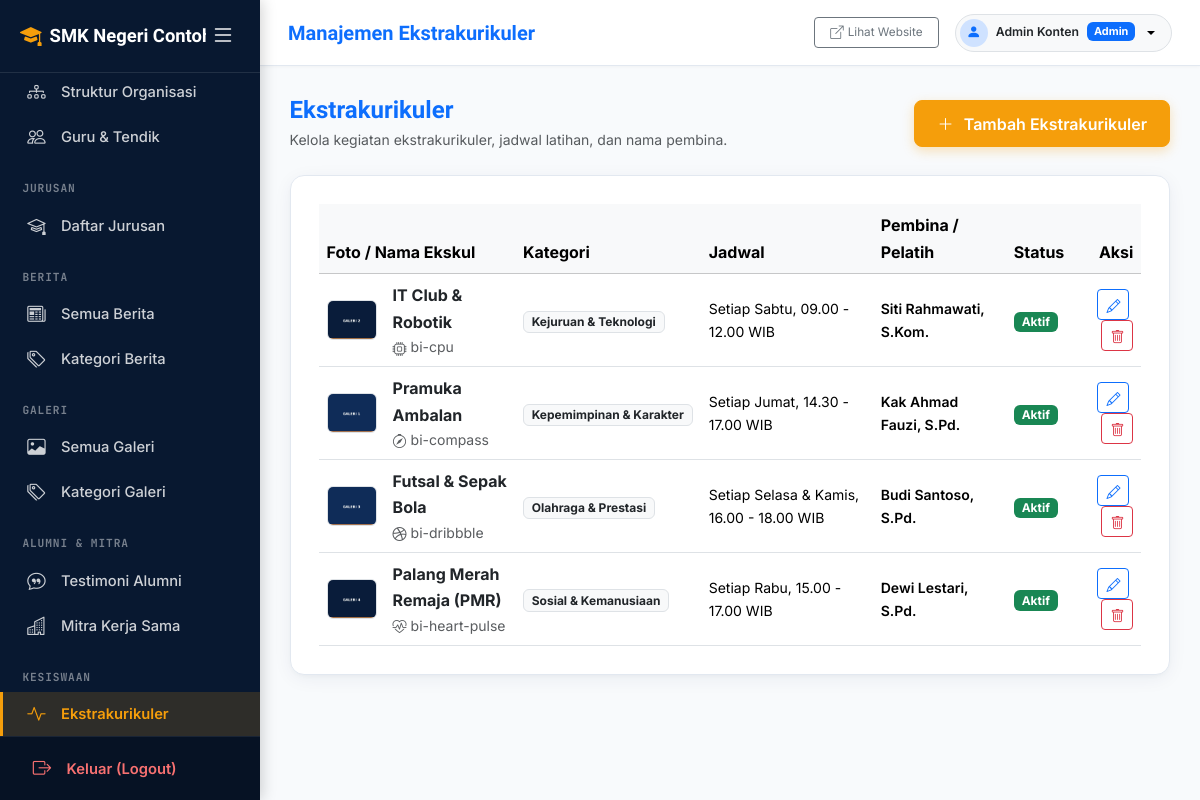
The page /admin/extracurriculars/index.php (signed in) on the database its author committed.
### tables this page shows
CREATE TABLE school_profile (
  id INT UNSIGNED AUTO_INCREMENT PRIMARY KEY,
  school_name VARCHAR(150) NOT NULL,
  npsn VARCHAR(20) DEFAULT NULL,
  address VARCHAR(255) DEFAULT NULL,
  phone VARCHAR(50) DEFAULT NULL,
  email VARCHAR(150) DEFAULT NULL,
  website VARCHAR(150) DEFAULT NULL,
  description TEXT,
  logo VARCHAR(255) DEFAULT NULL,
  favicon VARCHAR(255) DEFAULT NULL,
  theme_color_primary VARCHAR(20) DEFAULT '#0F2C59',
  theme_color_secondary VARCHAR(20) DEFAULT '#2563EB',
  theme_color_accent VARCHAR(20) DEFAULT '#F59E0B',
  theme_preset VARCHAR(50) DEFAULT 'navy_classic',
  map_url VARCHAR(255) DEFAULT NULL,
  accreditation VARCHAR(10) DEFAULT NULL,
  founded_year VARCHAR(10) DEFAULT NULL,
  running_text TEXT DEFAULT NULL,
  is_running_text_active TINYINT(1) DEFAULT 1,
  video_profile_url VARCHAR(255) DEFAULT 'https://www.youtube.com/watch?v=7vhYf5p_yhs',
  video_title VARCHAR(200) DEFAULT 'Video Profil & Fasilitas Sekolah',
  video_description TEXT DEFAULT NULL,
  video_features TEXT DEFAULT NULL,
  whatsapp_ppdb VARCHAR(50) DEFAULT '6281234567890',
  whatsapp_bkk VARCHAR(50) DEFAULT '6281234567891',
  whatsapp_tu VARCHAR(50) DEFAULT '6281234567892',
  created_at DATETIME DEFAULT CURRENT_TIMESTAMP,
  updated_at DATETIME DEFAULT CURRENT_TIMESTAMP ON UPDATE CURRENT_TIMESTAMP
);

CREATE TABLE extracurriculars (
  id INT UNSIGNED AUTO_INCREMENT PRIMARY KEY,
  name VARCHAR(150) NOT NULL,
  slug VARCHAR(180) NOT NULL UNIQUE,
  category VARCHAR(100) NOT NULL DEFAULT 'Olahraga',
  icon VARCHAR(100) DEFAULT 'bi-trophy',
  image VARCHAR(255) DEFAULT NULL,
  schedule VARCHAR(150) DEFAULT NULL,
  coach_name VARCHAR(100) DEFAULT NULL,
  description TEXT NOT NULL,
  status TINYINT(1) NOT NULL DEFAULT 1,
  created_at DATETIME DEFAULT CURRENT_TIMESTAMP,
  updated_at DATETIME DEFAULT CURRENT_TIMESTAMP ON UPDATE CURRENT_TIMESTAMP
);

### config/database.php (called while the page is built)
<?php
class Database
{
    private static ?PDO $instance = null;
    private static string $host   = 'localhost';
    private static string $dbname = 'smk_school';
    private static string $user   = 'root';
    private static string $pass   = '';
    public static function getInstance(): PDO
    {
        if (self::$instance === null) {
            $dsn = 'mysql:host=' . self::$host . ';dbname=' . self::$dbname . ';charset=utf8mb4';
            try {
                self::$instance = new PDO($dsn, self::$user, self::$pass, [
                    PDO::ATTR_ERRMODE            => PDO::ERRMODE_EXCEPTION,
                    PDO::ATTR_DEFAULT_FETCH_MODE  => PDO::FETCH_ASSOC,
                    PDO::ATTR_EMULATE_PREPARES    => false,
                ]);
            } catch (PDOException $e) {
                error_log('Database connection failed: ' . $e->getMessage());
                die('Koneksi database gagal. Silakan cek konfigurasi di config/database.php.');
            }
        }
        return self::$instance;
    }
}
function getDB(): PDO
{
    return Database::getInstance();
}

### includes/functions.php (called while the page is built, shortened)
<?php
function e(?string $value): string
{
    return htmlspecialchars((string) ($value ?? ''), ENT_QUOTES | ENT_SUBSTITUTE, 'UTF-8');
}
function getSchoolProfile(): array
{
    static $profile = null;
    if ($profile === null) {
        $stmt = getDB()->query('SELECT * FROM school_profile ORDER BY id LIMIT 1');
        $profile = $stmt->fetch() ?: [];
    }
    return $profile;
}

### admin/extracurriculars/index.php (the view, shortened to what this page needs)
<?php
$db = getDB();
$items = $db->query("SELECT * FROM extracurriculars ORDER BY category ASC, name ASC")->fetchAll();
require __DIR__ . '/../includes/header.php';
require __DIR__ . '/../includes/sidebar.php';
require __DIR__ . '/../includes/topbar.php';
?>
<div class="d-flex justify-content-between align-items-center mb-4 flex-wrap gap-2">
  <div>
    <h1 class="h4 fw-bold text-primary mb-1">Ekstrakurikuler</h1>
    <p class="text-muted small mb-0">Kelola kegiatan ekstrakurikuler, jadwal latihan, dan nama pembina.</p>
  </div>
  <a href="form.php" class="btn btn-accent"><i class="bi bi-plus-lg me-1"></i>Tambah Ekstrakurikuler</a>
</div>
<div class="admin-card">
  <div class="table-responsive">
    <table class="table table-hover align-middle mb-0">
      <thead class="table-light">
        <tr>
          <th>Foto / Nama Ekskul</th>
          <th>Kategori</th>
          <th>Jadwal</th>
          <th>Pembina / Pelatih</th>
          <th>Status</th>
          <th class="text-end">Aksi</th>
        </tr>
      </thead>
      <tbody>
        <?php if ($items): ?>
          <?php foreach ($items as $item): ?>
            <tr>
              <td>
                <div class="d-flex align-items-center gap-3">
                  <?php if (!empty($item['image'])): ?>
                    <img src="<?= e(BASE_URL . '/' . $item['image']) ?>" alt="" style="width: 50px; height: 40px; object-fit: cover;" class="rounded border">
                  <?php else: ?>
                    <div class="rounded border bg-light text-center" style="width: 50px; height: 40px; line-height: 40px;"><i class="bi bi-activity text-muted"></i></div>
                  <?php endif; ?>
                  <div>
                    <div class="fw-bold text-dark"><?= e($item['name']) ?></div>
                    <div class="text-muted small"><i class="bi <?= e($item['icon']) ?> me-1"></i><?= e($item['icon']) ?></div>
                  </div>
                </div>
              </td>
              <td><span class="badge bg-light text-dark border"><?= e($item['category']) ?></span></td>
              <td class="small"><?= e($item['schedule'] ?: '-') ?></td>
              <td class="small fw-semibold"><?= e($item['coach_name'] ?: '-') ?></td>
              <td>
                <?php if ($item['status']): ?>
                  <span class="badge bg-success">Aktif</span>
                <?php else: ?>
                  <span class="badge bg-secondary">Nonaktif</span>
                <?php endif; ?>
              </td>
              <td class="text-end">
                <a href="form.php?id=<?= $item['id'] ?>" class="btn btn-sm btn-outline-primary me-1"><i class="bi bi-pencil"></i></a>
                <form action="delete.php" method="post" class="d-inline" data-confirm-delete="Yakin ingin menghapus ekskul <?= e($item['name']) ?>?">
                  <button type="submit" class="btn btn-sm btn-outline-danger"><i class="bi bi-trash"></i></button>
                </form>
              </td>
            </tr>
          <?php endforeach; ?>
        <?php else: ?>
          <tr><td colspan="6" class="text-center py-4 text-muted">Belum ada data ekstrakurikuler.</td></tr>
        <?php endif; ?>
      </tbody>
    </table>
  </div>
</div>
<?php require __DIR__ . '/../includes/footer.php'; ?>

### admin/includes/sidebar.php (shortened to what this page needs)
<?php
$currentScript = $_SERVER['SCRIPT_NAME'] ?? '';
$sidebarProfile = getSchoolProfile();
$adminBrandTitle = !empty($sidebarProfile['school_name']) ? $sidebarProfile['school_name'] : 'Admin Panel';
function navIsActive(string $needle, string $currentScript): bool
{
    return str_contains($currentScript, '/admin/' . $needle);
}
?>
<aside class="admin-sidebar" id="adminSidebar">
  <div class="sidebar-brand d-flex align-items-center justify-content-between">
    <div class="sidebar-brand-left d-flex align-items-center gap-2 overflow-hidden" title="<?= e($adminBrandTitle) ?>">
      <i class="bi bi-mortarboard-fill flex-shrink-0" style="color: var(--color-accent); font-size:1.35rem;"></i>
      <span class="sidebar-brand-title text-nowrap fw-bold"><?= e($adminBrandTitle) ?></span>
    </div>
    <button type="button" class="btn btn-sm btn-link text-white-50 p-1 sidebar-toggle-btn shadow-none flex-shrink-0" id="sidebarToggleInsideBtn" title="Buka / Tutup Sidebar" aria-label="Toggle Sidebar">
      <i class="bi bi-list fs-4 text-white"></i>
    </button>
  </div>
  <div class="sidebar-nav-scroll flex-grow-1 overflow-y-auto overflow-x-hidden">
    <nav class="nav flex-column py-2">
      <a class="nav-link <?= navIsActive('organization', $currentScript) ? 'active' : '' ?>" href="<?= e(BASE_URL) ?>/admin/organization/index.php" title="Struktur Organisasi"><i class="bi bi-diagram-3"></i> <span class="nav-text">Struktur Organisasi</span></a>
      <a class="nav-link <?= navIsActive('teachers', $currentScript) ? 'active' : '' ?>" href="<?= e(BASE_URL) ?>/admin/teachers/index.php" title="Guru &amp; Tendik"><i class="bi bi-people"></i> <span class="nav-text">Guru &amp; Tendik</span></a>
      <div class="nav-section-label">Jurusan</div>
      <a class="nav-link <?= navIsActive('majors', $currentScript) ? 'active' : '' ?>" href="<?= e(BASE_URL) ?>/admin/majors/index.php" title="Daftar Jurusan"><i class="bi bi-mortarboard"></i> <span class="nav-text">Daftar Jurusan</span></a>
      <div class="nav-section-label">Berita</div>
      <a class="nav-link <?= navIsActive('news', $currentScript) && !navIsActive('news/categories', $currentScript) ? 'active' : '' ?>" href="<?= e(BASE_URL) ?>/admin/news/index.php" title="Semua Berita"><i class="bi bi-newspaper"></i> <span class="nav-text">Semua Berita</span></a>
      <a class="nav-link <?= navIsActive('news/categories', $currentScript) ? 'active' : '' ?>" href="<?= e(BASE_URL) ?>/admin/news/categories.php" title="Kategori Berita"><i class="bi bi-tags"></i> <span class="nav-text">Kategori Berita</span></a>
      <div class="nav-section-label">Galeri</div>
      <a class="nav-link <?= navIsActive('galleries', $currentScript) && !navIsActive('galleries/categories', $currentScript) ? 'active' : '' ?>" href="<?= e(BASE_URL) ?>/admin/galleries/index.php" title="Semua Galeri"><i class="bi bi-image"></i> <span class="nav-text">Semua Galeri</span></a>
      <a class="nav-link <?= navIsActive('galleries/categories', $currentScript) ? 'active' : '' ?>" href="<?= e(BASE_URL) ?>/admin/galleries/categories.php" title="Kategori Galeri"><i class="bi bi-tags"></i> <span class="nav-text">Kategori Galeri</span></a>
      <div class="nav-section-label">Alumni &amp; Mitra</div>
      <a class="nav-link <?= navIsActive('alumni', $currentScript) ? 'active' : '' ?>" href="<?= e(BASE_URL) ?>/admin/alumni/index.php" title="Testimoni Alumni"><i class="bi bi-chat-quote"></i> <span class="nav-text">Testimoni Alumni</span></a>
      <a class="nav-link <?= navIsActive('partners', $currentScript) ? 'active' : '' ?>" href="<?= e(BASE_URL) ?>/admin/partners/index.php" title="Mitra Kerja Sama &amp; Industri (DU/DI)"><i class="bi bi-buildings"></i> <span class="nav-text">Mitra Kerja Sama</span></a>
      <div class="nav-section-label">Kesiswaan</div>
      <a class="nav-link <?= navIsActive('extracurriculars', $currentScript) ? 'active' : '' ?>" href="<?= e(BASE_URL) ?>/admin/extracurriculars/index.php" title="Ekstrakurikuler"><i class="bi bi-activity"></i> <span class="nav-text">Ekstrakurikuler</span></a>
    </nav>
  </div>
  <div class="sidebar-footer flex-shrink-0">
    <a class="nav-link sidebar-logout-btn" href="#" data-bs-toggle="modal" data-bs-target="#logoutConfirmModal" title="Keluar dari Panel Admin">
      <i class="bi bi-box-arrow-right"></i>
      <span class="nav-text">Keluar (Logout)</span>
    </a>
  </div>
</aside>

### assets/css/style.css (style rules this page uses)
:root { --color-primary: #0F2C59; --color-primary-dark: #081830; --color-primary-light: #183E7A; --color-secondary: #2563EB; --color-secondary-light: #EFF6FF; --color-accent: #F59E0B; --color-accent-dark: #D97706; --color-accent-light: #FEF3C7; --color-bg: #F8FAFC; --color-surface: #FFFFFF; --color-text: #1E293B; --color-text-muted: #64748B; --color-border: #E2E8F0; --font-display: 'Sora', -apple-system, BlinkMacSystemFont, 'Segoe UI', Roboto, sans-serif; --font-body: 'Inter', -apple-system, BlinkMacSystemFont, 'Segoe UI', Roboto, sans-serif; --font-mono: 'JetBrains Mono', SFMono-Regular, Menlo, Monaco, Consolas, monospace; --radius-xl: 20px; --radius: 14px; --radius-sm: 8px; --radius-xs: 4px; --shadow-xs: 0 1px 2px 0 rgba(0, 0, 0, 0.05); --shadow-soft: 0 4px 20px -2px rgba(15, 44, 89, 0.07), 0 2px 6px -1px rgba(15, 44, 89, 0.04); --shadow-lift: 0 14px 30px -4px rgba(15, 44, 89, 0.12), 0 6px 12px -2px rgba(15, 44, 89, 0.06); --section-spacing: 5rem; }
*, *::before, *::after { box-sizing: border-box; }
html { scroll-behavior: smooth; -webkit-font-smoothing: antialiased; -moz-osx-font-smoothing: grayscale; }
body { font-family: var(--font-body); color: var(--color-text); background-color: var(--color-bg); line-height: 1.65; overflow-x: hidden; }
h1, h2, h3, h4, h5, h6 { font-family: var(--font-display); color: var(--color-primary); font-weight: 700; line-height: 1.25; }
a { color: var(--color-secondary); text-decoration: none; transition: color 0.15s ease, opacity 0.15s ease; }
img { max-width: 100%; height: auto; display: block; }
.bi { display: inline-block; vertical-align: -0.125em; line-height: 1; }
.btn .bi { vertical-align: -0.1em; }
.btn-accent { background-color: var(--color-accent); border: 1.5px solid var(--color-accent); color: #ffffff; font-weight: 600; border-radius: var(--radius-sm); padding: 0.65rem 1.4rem; display: inline-flex; align-items: center; justify-content: center; gap: 0.4rem; vertical-align: middle; transition: transform 0.18s ease, background-color 0.18s ease, box-shadow 0.18s ease; box-shadow: 0 4px 12px rgba(245, 158, 11, 0.28); }
html, body { overflow-x: hidden; max-width: 100vw; -webkit-text-size-adjust: 100%; }
button, .btn, .nav-link, .dropdown-item, .page-link { touch-action: manipulation; }

### rows shown on the page
school_profile: school_name "SMK Negeri…"
extracurriculars: image (picture), name "IT Club & Robotik", icon "bi-cpu", category "Kejuruan & Teknologi", schedule "Setiap Sabtu, 09.00 - 12.00 WIB", coach_name "Siti Rahmawati, S.Kom.", status "Aktif"
extracurriculars: image (picture), name "Pramuka Ambalan", icon "bi-compass", category "Kepemimpinan & Karakter", schedule "Setiap Jumat, 14.30 - 17.00 WIB", coach_name "Kak Ahmad Fauzi, S.Pd.", status "Aktif"
extracurriculars: image (picture), name "Futsal & Sepak Bola", icon "bi-dribbble", category "Olahraga & Prestasi", schedule "Setiap Selasa & Kamis, 16.00 - 18.00 WIB", coach_name "Budi Santoso, S.Pd.", status "Aktif"
extracurriculars: image (picture), name "Palang Merah Remaja (PMR)", icon "bi-heart-pulse", category "Sosial & Kemanusiaan", schedule "Setiap Rabu, 15.00 - 17.00 WIB", coach_name "Dewi Lestari, S.Pd.", status "Aktif"

### other values the page prints
$pageTitle "Manajemen Ekstrakurikuler"
$_SESSION['admin_name'] "Admin Konten"
$_SESSION['admin_role'] "Admin"
